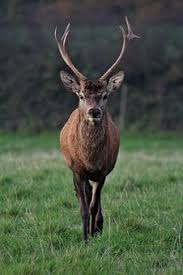
#> input picture advanced/images/stag.jpg, 183 x 275 px
$ python gradients_and_edge_detection.py   (older library calls are emulated)
#> lines starting #> are read from the running program, lines starting #| are printed output that depends on the picture; after the words box and inside, x2 and y2 are one past the last pixel; in counts of white or black regions, pixels touching at a corner belong together
import cv2
import numpy as np

img = cv2.imread('images/stag.jpg')
#> img is the input picture: shape (275, 183, 3); mean B, G, R 67.1, 84.2, 73.4
cv2.imshow('Original Image', img)

gray = cv2.cvtColor(img, cv2.COLOR_BGR2GRAY)
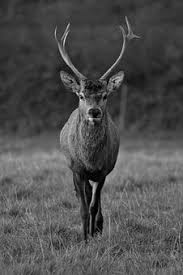
#> gray: shape (275, 183); min 0, max 245, mean 79
cv2.imshow('Gray scale Image', gray)

#  Laplacian edge detection
laplacian = cv2.Laplacian(gray, cv2.CV_64F)
laplacian = np.uint8(np.absolute(laplacian))
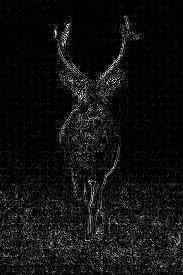
#> laplacian: shape (275, 183); min 0, max 255, mean 17.5
cv2.imshow('Laplacian Image', laplacian)

# Sobel gradient magnitude representation
sobel_x = cv2.Sobel(gray, cv2.CV_64F, 1, 0)
sobel_y = cv2.Sobel(gray, cv2.CV_64F, 0, 1)
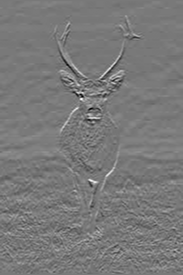
#> sobel_y: shape (275, 183) float64; min -505, max 555, mean 1; drawn with min black and max white

cv2.imshow('Sobel x representation', sobel_x)
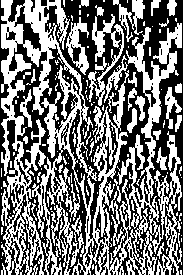
#> window 'Sobel x representation': shape (275, 183); 46.9% white; 172 white regions (133 under 20 px), largest, box (x1, y1, x2, y2) and area: (1, 0, 182, 275) 18388, (88, 14, 124, 106) 933, (66, 17, 89, 75) 549
cv2.imshow('Sobel y representation', sobel_y)

sobel_img = cv2.bitwise_or(sobel_x, sobel_y)
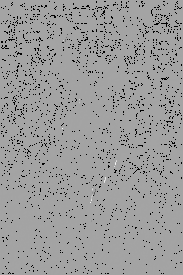
#> sobel_img: shape (275, 183) float64; 5.06% of the values are NaN or infinite; the others: min -97664, max 54144, mean -61.08; drawn with min black, max white, NaN and infinite black
cv2.imshow('Sobel final image', sobel_img)
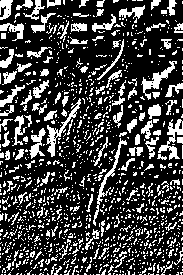
#> window 'Sobel final image': shape (275, 183); 25.8% white; 1202 white regions (1069 under 20 px), largest, box (x1, y1, x2, y2) and area: (46, 98, 81, 157) 367, (158, 119, 183, 160) 351, (141, 61, 177, 100) 342

# Canny edge detection
canny = cv2.Canny(gray, 150, 175)
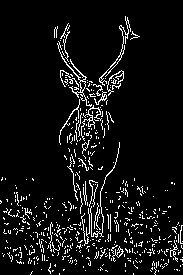
#> canny: shape (275, 183); 7.1% white in thin lines or dots
cv2.imshow('Canny', canny)

cv2.waitKey(0)

$ run again, with advanced/images/bison.jpg copied over advanced/images/stag.jpg
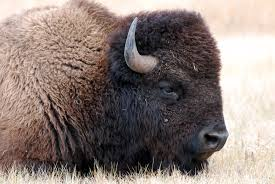
#> input picture advanced/images/bison.jpg, 275 x 184 px
#> img is the input picture: shape (184, 275, 3); mean B, G, R 121.1, 126.5, 140
#> `cv2.imshow('Sobel x representation', sobel_x)`:
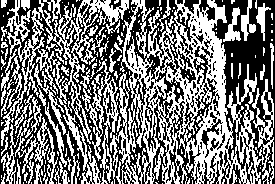
#> window 'Sobel x representation': shape (184, 275); 47.4% white in thin lines or dots
#> `canny = cv2.Canny(gray, 150, 175)`:
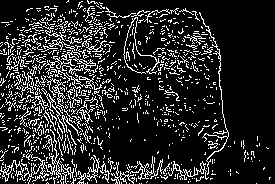
#> canny: shape (184, 275); 15.7% white in thin lines or dots

$ run again, with advanced/images/hyena.jpg copied over advanced/images/stag.jpg
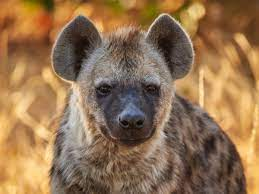
#> input picture advanced/images/hyena.jpg, 259 x 194 px
#> img is the input picture: shape (194, 259, 3); mean B, G, R 81.2, 114.9, 147.7
#> `cv2.imshow('Sobel x representation', sobel_x)`:
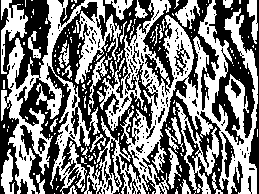
#> window 'Sobel x representation': shape (194, 259); 48.8% white; 197 white regions (161 under 20 px), largest, box (x1, y1, x2, y2) and area: (84, 0, 258, 194) 11949, (1, 0, 121, 194) 6760, (176, 102, 219, 194) 1069
#> `canny = cv2.Canny(gray, 150, 175)`:
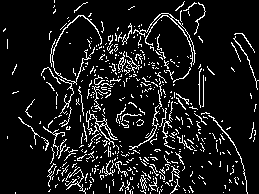
#> canny: shape (194, 259); 10% white in thin lines or dots
